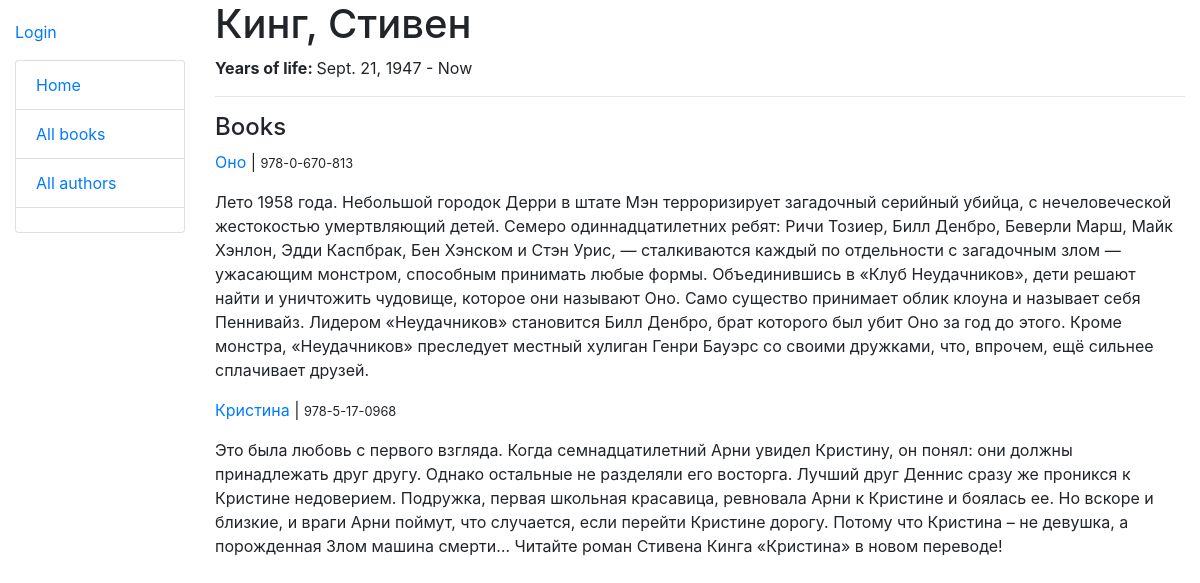
/catalog/author/2, run on the app's committed database.
### catalog/models.py (models this page shows, shortened)
class Author(models.Model):
    first_name = models.CharField(max_length=100)
    last_name = models.CharField(max_length=100)
    day_of_birth = models.DateField(null=True, blank=True)
    day_of_death = models.DateField('Died', null=True, blank=True)
    def __str__(self):
        return f'{self.last_name}, {self.first_name}'
    class Meta:
        ordering = ['last_name']

class Book(models.Model):
    title = models.CharField(max_length=200)
    author = models.ForeignKey('Author', on_delete=models.SET_NULL, null=True)
    summary = models.TextField(max_length=1000, help_text="Enter a brief description of the book.")
    isbn = models.CharField('ISBN', max_length=13, help_text='13 Character <a href="https://www.isbn-international.org/content/what-isbn">ISBN number</a>')
    genre = models.ManyToManyField(Genre, help_text="Select a genre for this book.")
    language = models.ForeignKey('Language', on_delete=models.SET_NULL, null=True)
    def get_absolute_url(self):
        return reverse('book-detail', args=[str(self.id)])
    def display_genre(self):
        return ', '.join([genre.name for genre in self.genre.all()[:3]])
    display_genre.short_description = 'Genre'

### catalog/views.py (the view)
# urls.py: url(r'^author/(?P<pk>\d+)$', views.AuthorDetailView.as_view(), name='author-detail'),
class AuthorDetailView(generic.DetailView):
    model = Author

### catalog/templates/catalog/author_detail.html
{% extends "base_generic.html" %}
{% block content %}
    <h1>{{ author }}</h1>
    <p>
        <strong>Years of life: </strong>{{ author.day_of_birth }} -
        {% if author.day_of_death %}
            {{ author.day_of_death }}
        {% else %}
            Now
        {% endif %}
    </p>
    <hr>
    <h4>Books</h4>
    <div class="content">
        {% for book in author.book_set.all %}
            <p><a href="{{ book.get_absolute_url }}">{{ book.title }}</a> | <small>{{ book.isbn }}</small></p>
            <p>{{ book.summary }}</p>
        {% endfor %}
    </div>
{% endblock %}

### data on the page
Author: last_name+first_name "Кинг, Стивен", day_of_birth "Sept. 21, 1947"
Book: title "Оно", isbn "978-0-670-813", summary "Лето 1958 года. Небольшой городок Дерри в штате Мэн терроризирует загадочный серийный убийца, с нечеловеческой жестокостью умертвляющий детей. Семеро одиннадцатилетних ребят: Ричи Тозиер, Билл Денбро, Беверли Марш, Майк Хэнлон, Эдди Каспбрак, Бен Хэнском и Стэн Урис, — сталкиваются каждый по отдельности с загадочным злом — ужасающим монстром, способным принимать любые формы. Объединившись в «Клуб Неудачников», дети решают найти и уничтожить чудовище, которое они называют Оно. Само существо принимает облик клоуна и называет себя Пеннивайз. Лидером «Неудачников» становится Билл Денбро, брат которого был убит Оно за год до этого. Кроме монстра, «Неудачников» преследует местный хулиган Генри…"
Book: title "Кристина", isbn "978-5-17-0968", summary "Это была любовь с первого взгляда. Когда семнадцатилетний Арни увидел Кристину, он понял: они должны принадлежать друг другу. Однако остальные не разделяли его восторга. Лучший друг Деннис сразу же проникся к Кристине недоверием. Подружка, первая школьная красавица, ревновала Арни к Кристине и боялась ее. Но вскоре и близкие, и враги Арни поймут, что случается, если перейти Кристине дорогу. Потому что Кристина – не девушка, а порожденная Злом машина смерти… Читайте роман Стивена Кинга «Кристина» в новом переводе!"
